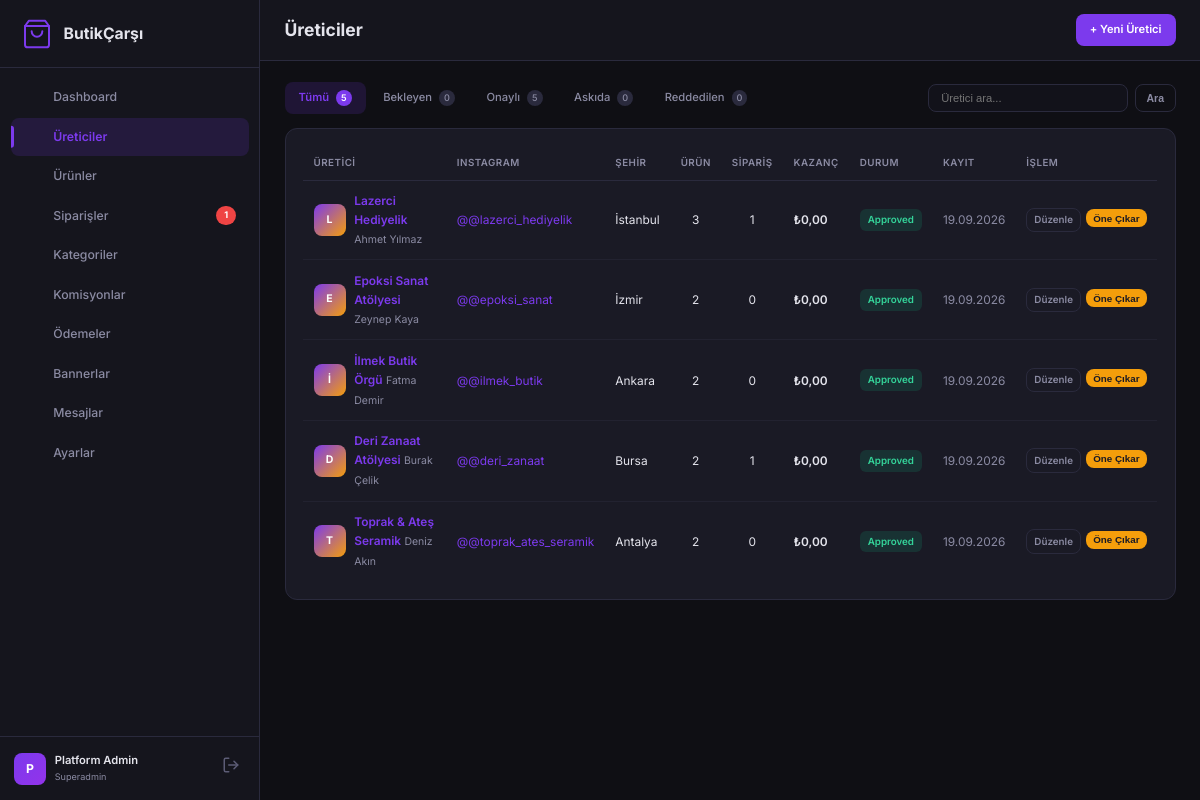
Screenshot of /panel/admin/producers.php (signed in) with the database file from the repository.
### tables this page shows
CREATE TABLE IF NOT EXISTS producers (
    id INT AUTO_INCREMENT PRIMARY KEY,
    slug VARCHAR(255) NOT NULL UNIQUE,
    brand_name VARCHAR(255) NOT NULL,
    owner_name VARCHAR(255) NOT NULL,
    email VARCHAR(255) NOT NULL UNIQUE,
    phone VARCHAR(50),
    password_hash VARCHAR(255) NOT NULL,
    description TEXT,
    logo_url VARCHAR(500),
    cover_image_url VARCHAR(500),
    city VARCHAR(100),
    district VARCHAR(100),
    instagram_url VARCHAR(500),
    instagram_handle VARCHAR(100),
    tiktok_url VARCHAR(500),
    youtube_url VARCHAR(500),
    website_url VARCHAR(500),
    iban VARCHAR(50),
    bank_name VARCHAR(100),
    tax_number VARCHAR(20),
    tax_office VARCHAR(100),
    identity_number VARCHAR(11),
    iyzico_sub_merchant_key VARCHAR(255),
    iyzico_sub_merchant_type ENUM('PERSONAL','PRIVATE_COMPANY','LIMITED_OR_JOINT_STOCK_COMPANY') DEFAULT 'PERSONAL',
    status ENUM('pending','approved','suspended','rejected') DEFAULT 'pending',
    approval_note TEXT,
    commission_rate DECIMAL(5,2) DEFAULT 10.00,
    is_featured TINYINT(1) DEFAULT 0,
    sort_order INT DEFAULT 0,
    notify_email TINYINT(1) DEFAULT 1,
    notify_whatsapp TINYINT(1) DEFAULT 1,
    whatsapp_number VARCHAR(50),
    approved_at TIMESTAMP NULL,
    last_login TIMESTAMP NULL,
    created_at TIMESTAMP DEFAULT CURRENT_TIMESTAMP,
    updated_at TIMESTAMP DEFAULT CURRENT_TIMESTAMP ON UPDATE CURRENT_TIMESTAMP,
    INDEX idx_producer_status (status),
    INDEX idx_producer_featured (is_featured)
);

### panel/core/Database.php (called while the page is built, shortened)
<?php
class Database {
    private static ?PDO $pdo = null;
    public static function connect(): PDO {
        if (self::$pdo !== null) {
            return self::$pdo;
        }
        $connection = Config::get('DB_CONNECTION', 'auto');
        $host       = Config::get('DB_HOST', 'localhost');
        $db         = Config::get('DB_NAME', 'butikcarsi_db');
        $user       = Config::get('DB_USER', 'root');
        $pass       = Config::get('DB_PASS', '');
        $port       = Config::get('DB_PORT', '3306');
        $options = [
            PDO::ATTR_ERRMODE            => PDO::ERRMODE_EXCEPTION,
            PDO::ATTR_DEFAULT_FETCH_MODE => PDO::FETCH_ASSOC,
            PDO::ATTR_EMULATE_PREPARES   => false,
        ];
        if ($connection === 'mysql' || $connection === 'auto') {
            try {
                $dsn = "mysql:host={$host};port={$port};dbname={$db};charset=utf8mb4";
                self::$pdo = new PDO($dsn, $user, $pass, $options);
                return self::$pdo;
            } catch (PDOException $e) {
                if ($e->getCode() == 1049 || strpos($e->getMessage(), 'Unknown database') !== false) {
                    try {
                        $rawPdo = new PDO("mysql:host={$host};port={$port};charset=utf8mb4", $user, $pass, $options);
                        $rawPdo->exec("CREATE DATABASE IF NOT EXISTS `{$db}` CHARACTER SET utf8mb4 COLLATE utf8mb4_unicode_ci");
                        self::$pdo = new PDO("mysql:host={$host};port={$port};dbname={$db};charset=utf8mb4", $user, $pass, $options);
                        self::$driver = 'mysql';
                        self::initializeSchema(self::$pdo, 'mysql');
                        return self::$pdo;
                    } catch (Exception $ex) {
                    }
                }
                if ($connection === 'mysql') {
                    throw new Exception("MySQL Bağlantı Hatası ({$host}/{$db}): " . $e->getMessage());
                }
            }
        }
    }
    public static function queryAll(string $sql, array $params = []): array {
        $stmt = self::connect()->prepare($sql);
        $stmt->execute($params);
        return $stmt->fetchAll();
    }
    public static function count(string $sql, array $params = []): int {
        $stmt = self::connect()->prepare($sql);
        $stmt->execute($params);
        return (int) $stmt->fetchColumn();
    }
}

### panel/admin/producers.php (the view, shortened to what this page needs)
<?php
require_once __DIR__ . '/includes/header.php';
require_once __DIR__ . '/includes/sidebar.php';
$statusFilter = $_GET['status'] ?? '';
$search = trim($_GET['q'] ?? '');
$where = "WHERE 1=1";
$params = [];
$total = Database::count("SELECT COUNT(*) FROM producers p $where", $params);
$page = max(1, (int)($_GET['page'] ?? 1));
$perPage = 20;
$offset = ($page - 1) * $perPage;
$producers = Database::queryAll("
    SELECT p.*,
           (SELECT COUNT(*) FROM products WHERE producer_id = p.id AND status = 'approved') as product_count,
           (SELECT COUNT(*) FROM order_sub_orders WHERE producer_id = p.id) as order_count,
           (SELECT COALESCE(SUM(producer_earning), 0) FROM order_sub_orders WHERE producer_id = p.id AND payout_status IN ('released','paid')) as total_earned
    FROM producers p
    $where
    ORDER BY p.created_at DESC
    LIMIT $perPage OFFSET $offset
", $params);
$statusCounts = Database::queryAll("SELECT status, COUNT(*) as cnt FROM producers GROUP BY status");
$statusMap = [];
foreach ($statusCounts as $sc) {
    $statusMap[$sc['status']] = $sc['cnt'];
}
?>
<main class="admin-main">
    <div class="admin-topbar">
        <h2 class="page-title">Üreticiler</h2>
        <div class="topbar-right">
            <a href="producer-edit.php" class="btn btn-primary">+ Yeni Üretici</a>
        </div>
    </div>
    <div class="admin-content">
        <div class="filter-bar">
            <div class="filter-tabs">
                <a href="producers.php" class="filter-tab <?php echo !$statusFilter ? 'active' : ''; ?>">
                    Tümü <span class="filter-count"><?php echo $total; ?></span>
                </a>
                <?php foreach (['pending' => 'Bekleyen', 'approved' => 'Onaylı', 'suspended' => 'Askıda', 'rejected' => 'Reddedilen'] as $key => $label): ?>
                <a href="producers.php?status=<?php echo $key; ?>" class="filter-tab <?php echo $statusFilter === $key ? 'active' : ''; ?>">
                    <?php echo $label; ?> <span class="filter-count"><?php echo $statusMap[$key] ?? 0; ?></span>
                </a>
                <?php endforeach; ?>
            </div>
            <form method="GET" class="search-form">
                <input type="text" name="q" placeholder="Üretici ara..." value="<?php echo htmlspecialchars($search); ?>" class="search-input">
                <button type="submit" class="btn btn-sm btn-outline">Ara</button>
            </form>
        </div>
        <div class="card">
            <div class="card-body">
                <?php if (empty($producers)): ?>
                    <p class="text-muted text-center">Üretici bulunamadı.</p>
                <?php else: ?>
                <table class="data-table">
                    <thead>
                        <tr>
                            <th>Üretici</th>
                            <th>Instagram</th>
                            <th>Şehir</th>
                            <th>Ürün</th>
                            <th>Sipariş</th>
                            <th>Kazanç</th>
                            <th>Durum</th>
                            <th>Kayıt</th>
                            <th>İşlem</th>
                        </tr>
                    </thead>
                    <tbody>
                        <?php foreach ($producers as $p): ?>
                        <tr>
                            <td>
                                <div class="cell-user">
                                    <div class="cell-avatar" style="background: <?php echo $p['is_featured'] ? 'linear-gradient(135deg, #7c3aed, #f59e0b)' : '#374151'; ?>">
                                        <?php echo mb_strtoupper(mb_substr($p['brand_name'], 0, 1)); ?>
                                    </div>
                                    <div>
                                        <a href="producer-edit.php?id=<?php echo $p['id']; ?>" class="link text-bold"><?php echo htmlspecialchars($p['brand_name']); ?></a>
                                        <span class="text-sm text-muted"><?php echo htmlspecialchars($p['owner_name']); ?></span>
                                    </div>
                                </div>
                            </td>
                            <td>
                                <?php if ($p['instagram_handle']): ?>
                                    <a href="<?php echo htmlspecialchars($p['instagram_url']); ?>" target="_blank" class="link">@<?php echo htmlspecialchars($p['instagram_handle']); ?></a>
                                <?php else: ?>
                                    <span class="text-muted">—</span>
                                <?php endif; ?>
                            </td>
                            <td><?php echo htmlspecialchars($p['city'] ?? '—'); ?></td>
                            <td class="text-center"><?php echo $p['product_count']; ?></td>
                            <td class="text-center"><?php echo $p['order_count']; ?></td>
                            <td class="text-bold">₺<?php echo number_format($p['total_earned'], 2, ',', '.'); ?></td>
                            <td><span class="badge badge--<?php echo $p['status']; ?>"><?php echo ucfirst($p['status']); ?></span></td>
                            <td class="text-muted text-sm"><?php echo date('d.m.Y', strtotime($p['created_at'])); ?></td>
                            <td>
                                <div class="action-group">
                                    <a href="producer-edit.php?id=<?php echo $p['id']; ?>" class="btn btn-xs btn-outline" title="Düzenle">Düzenle</a>
                                    <form method="POST" style="display:inline;">
                                        <button type="submit" class="btn btn-xs <?php echo $p['is_featured'] ? 'btn-amber' : 'btn-outline'; ?>" title="Öne Çıkar">Öne Çıkar</button>
                                    </form>
                                </div>
                            </td>
                        </tr>
                        <?php endforeach; ?>
                    </tbody>
                </table>
                <?php endif; ?>
            </div>
        </div>
    </div>
</main>
<?php require_once __DIR__ . '/includes/footer.php'; ?>

### panel/admin/assets/css/admin.css (style rules this page uses)
* { margin: 0; padding: 0; box-sizing: border-box; }
html { font-size: 14px; }
body { font-family: var(--font); background: var(--bg-body); color: var(--text); line-height: 1.6; }
.admin-main { flex: 1; margin-left: var(--sidebar-width); min-height: 100vh; }
.admin-topbar { display: flex; align-items: center; gap: 1rem; padding: 1rem 1.75rem; border-bottom: 1px solid var(--border); background: var(--bg-sidebar); position: sticky; top: 0; z-index: 50; }
.page-title { font-size: 1.25rem; font-weight: 700; }
.topbar-right { margin-left: auto; display: flex; align-items: center; gap: 1rem; }
.admin-content { padding: 1.5rem 1.75rem; }
.card { background: var(--bg-card); border: 1px solid var(--border); border-radius: var(--radius); overflow: hidden; }
.card-body { padding: 1.25rem; }
.filter-bar { display: flex; align-items: center; justify-content: space-between; margin-bottom: 1rem; gap: 1rem; flex-wrap: wrap; }
.filter-tabs { display: flex; gap: 0.25rem; flex-wrap: wrap; }
.filter-tab { padding: 0.5rem 1rem; border-radius: var(--radius-sm); color: var(--text-muted); text-decoration: none; font-size: 0.8rem; font-weight: 500; transition: var(--transition); display: inline-flex; align-items: center; gap: 0.5rem; }
.filter-tab.active { background: var(--primary-light); color: var(--primary); font-weight: 600; }
.filter-count { font-size: 0.65rem; background: var(--border); color: var(--text-muted); padding: 1px 5px; border-radius: 8px; }
.filter-tab.active .filter-count { background: var(--primary); color: white; }
.search-form { display: flex; gap: 0.5rem; }
.search-input { background: var(--bg-input); border: 1px solid var(--border); border-radius: var(--radius-sm); padding: 0.5rem 0.875rem; color: var(--text); font-size: 0.8rem; min-width: 200px; transition: var(--transition); }
.data-table { width: 100%; border-collapse: collapse; }
.data-table th { text-align: left; padding: 0.625rem 0.75rem; font-size: 0.7rem; font-weight: 600; text-transform: uppercase; letter-spacing: 0.05em; color: var(--text-muted); border-bottom: 1px solid var(--border); }
.data-table td { padding: 0.75rem; border-bottom: 1px solid rgba(42,42,61,0.5); font-size: 0.85rem; vertical-align: middle; }
.data-table tbody tr { transition: var(--transition); }
.data-table tbody tr:last-child td { border-bottom: none; }
.cell-user { display: flex; align-items: center; gap: 0.625rem; }
.cell-avatar { width: 32px; height: 32px; border-radius: 8px; display: flex; align-items: center; justify-content: center; color: white; font-weight: 700; font-size: 0.75rem; flex-shrink: 0; }
.badge { display: inline-flex; align-items: center; padding: 3px 8px; border-radius: 6px; font-size: 0.7rem; font-weight: 600; }
.badge--approved, .badge--paid, .badge--delivered, .badge--success { background: rgba(16,185,129,0.15); color: #34d399; }
.btn { display: inline-flex; align-items: center; justify-content: center; gap: 0.5rem; padding: 0.5rem 1rem; border-radius: var(--radius-sm); font-size: 0.8rem; font-weight: 600; text-decoration: none; border: none; cursor: pointer; transition: var(--transition); white-space: nowrap; }
.btn-primary { background: var(--primary); color: white; }
.btn-amber { background: var(--accent); color: #1a1a25; }
.btn-outline { background: transparent; border: 1px solid var(--border); color: var(--text-muted); }
.btn-sm { padding: 0.375rem 0.75rem; font-size: 0.75rem; }
.btn-xs { padding: 0.25rem 0.5rem; font-size: 0.7rem; }
.action-group { display: flex; gap: 0.375rem; }
.text-muted { color: var(--text-muted); }
.text-bold { font-weight: 600; }
.text-sm { font-size: 0.75rem; }
.text-center { text-align: center; }
.link { color: var(--primary); text-decoration: none; }

### rows the page displays
producers: brand_name "L", brand_name "Lazerci Hediyelik", owner_name "Ahmet Yılmaz", instagram_handle "@lazerci_hediyelik", city "İstanbul", product_count "3", order_count "1", total_earned "0,00", status "Approved", created_at "19.09.2026"
producers: brand_name "E", brand_name "Epoksi Sanat Atölyesi", owner_name "Zeynep Kaya", instagram_handle "@epoksi_sanat", city "İzmir", product_count "2", order_count "0", total_earned "0,00", status "Approved", created_at "19.09.2026"
producers: brand_name "İ", brand_name "İlmek Butik Örgü", owner_name "Fatma Demir", instagram_handle "@ilmek_butik", city "Ankara", product_count "2", order_count "0", total_earned "0,00", status "Approved", created_at "19.09.2026"
producers: brand_name "D", brand_name "Deri Zanaat Atölyesi", owner_name "Burak Çelik", instagram_handle "@deri_zanaat", city "Bursa", product_count "2", order_count "1", total_earned "0,00", status "Approved", created_at "19.09.2026"
producers: brand_name "T", brand_name "Toprak & Ateş Seramik", owner_name "Deniz Akın", instagram_handle "@toprak_ates_seramik", city "Antalya", product_count "2", order_count "0", total_earned "0,00", status "Approved", created_at "19.09.2026"

### other values shown
$item['label'] "Dashboard"
$item['label'] "Üreticiler"
$item['label'] "Ürünler"
$item['label'] "Siparişler"
$item['badge'] "1"
$item['label'] "Kategoriler"
$item['label'] "Komisyonlar"
$item['label'] "Ödemeler"
$item['label'] "Bannerlar"
$item['label'] "Mesajlar"
$item['label'] "Ayarlar"
mb_substr($adminName, 0, 1) "P"
$adminName "Platform Admin"
$_SESSION['admin_role'] "Superadmin"
$total "5"
